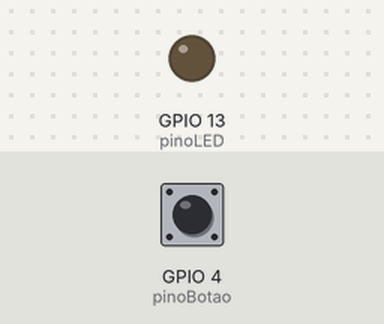
Simulated run of this sketch. Board: ESP32. On the bench: output pins drawn as LEDs (lit = HIGH). The inputs (shaded band) are chosen by the test bench; at power-on: GPIO 4 (pinoBotao) HIGH.

Above: at 1.2 s.
1.3 s: GPIO 4 (pinoBotao) pulled LOW for 0.15 s
At 2.5 s:
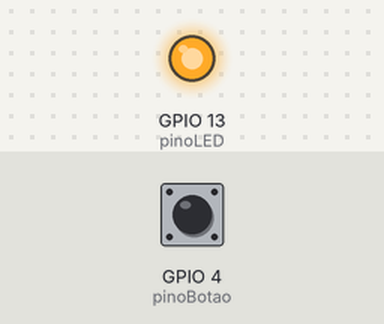
2.9 s: GPIO 4 (pinoBotao) pulled LOW for 1 s
At 3.8 s:
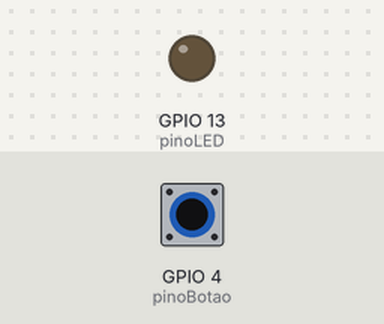
5.4 s: GPIO 4 (pinoBotao) pulled LOW for 3.2 s
At 5.7 s:
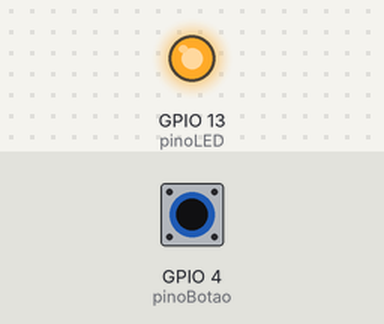
Timing chart, 0 to 8.4 s (numbered marks = the images above; inputs shaded):
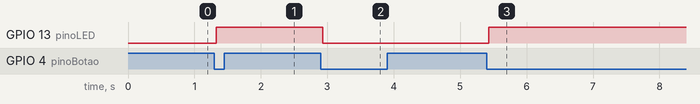

Measured:
- after the input at 1.3 s, GPIO 13 (pinoLED): LOW → HIGH at once
- after the input at 2.9 s, GPIO 13 (pinoLED): HIGH → LOW at once
- after the input at 5.4 s, GPIO 13 (pinoLED): LOW → HIGH at once

The sketch:

botao.ino
```cpp
/************************************************
* RoboCore - IoT DevKit - LoRaWAN
*
* Aprendendo a utilizar o botao e o LED do kit
***********************************************/

//Declaracao da variavel do pino do LED e do botao
const int pinoLED = 13;
const int pinoBotao = 4;

//Cria a variavel que verificara o estado do botao
int estadoBotao = 0;

//Cria a variavel que salvara o estado atual do botao
int flag = 0;

void setup() {
  //Informa que o pino do LED eh saida e o pino botao eh entrada
  pinMode(pinoLED, OUTPUT);
  pinMode(pinoBotao, INPUT);
}

void loop() {
  //Grava na variavel estadoBotao o estado atual do botao
  estadoBotao = digitalRead(pinoBotao);

  //Se o botao estiver pressionado aguarda 30 milisegundos, faz nova leitura e altera o estado atual do LED, salvando na variavel flag o novo estado.
  if (estadoBotao == LOW) {
    delay(30);
    estadoBotao = digitalRead(pinoBotao);

    if (flag == 0) {
      digitalWrite(pinoLED, HIGH);
      flag = 1;
    } else {
      digitalWrite(pinoLED, LOW);
      flag = 0;
    }

    while(digitalRead(pinoBotao) == LOW){
      // fica aqui aguardando soltar o botao
    }
  }
}
```
